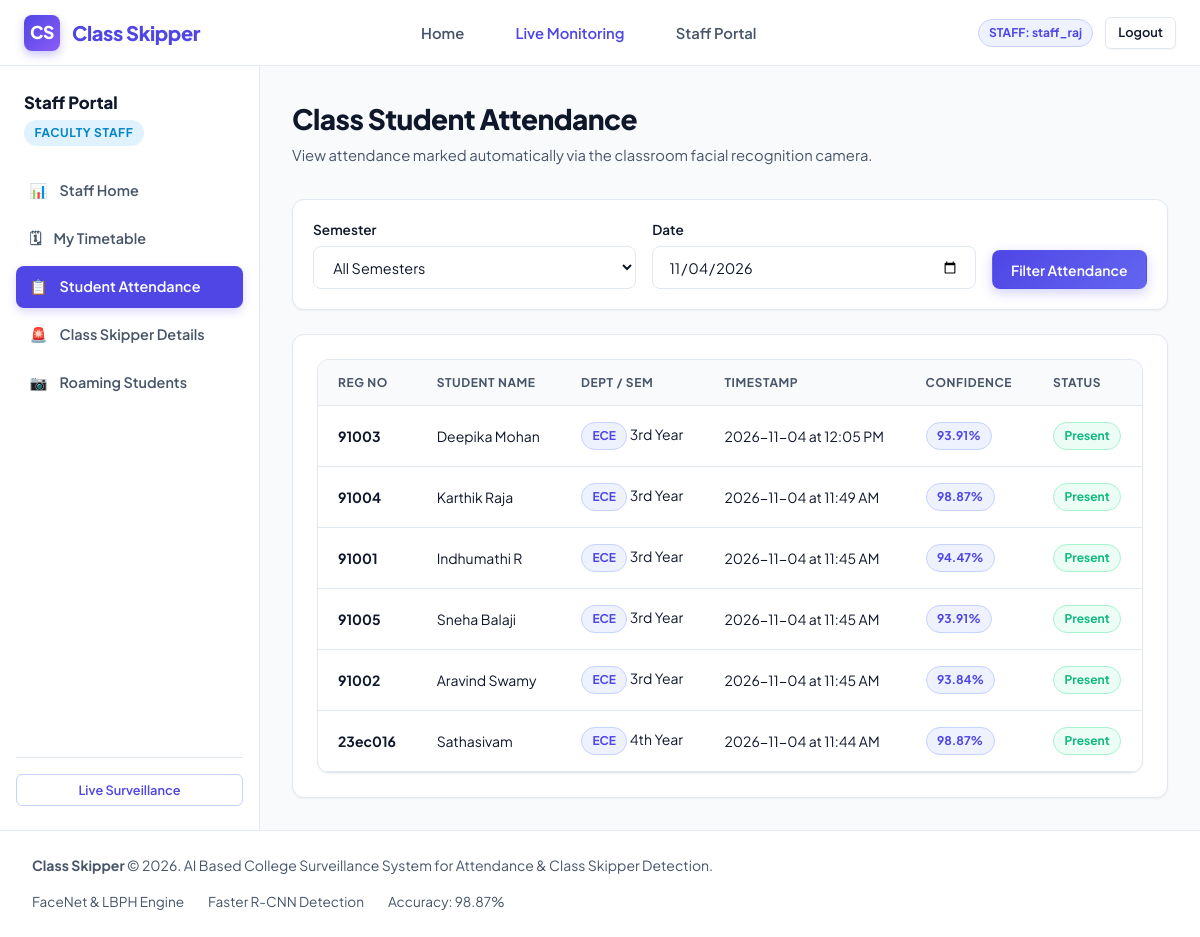
The app's page /staff/attendance (signed in) with its own data.
### tables this page shows
CREATE TABLE staff (
            id INTEGER PRIMARY KEY AUTOINCREMENT,
            staff_id VARCHAR(50) UNIQUE NOT NULL,
            name VARCHAR(150) NOT NULL,
            email VARCHAR(100) NOT NULL,
            mobile VARCHAR(30) NOT NULL,
            dept VARCHAR(100) NOT NULL,
            designation VARCHAR(100) DEFAULT 'Assistant Professor',
            username VARCHAR(50) UNIQUE NOT NULL,
            password VARCHAR(100) NOT NULL
        );

CREATE TABLE attendance (
            id INTEGER PRIMARY KEY AUTOINCREMENT,
            student_id INTEGER,
            regno VARCHAR(50) NOT NULL,
            name VARCHAR(150) NOT NULL,
            dept VARCHAR(100) NOT NULL,
            sem VARCHAR(50) NOT NULL,
            date VARCHAR(30) NOT NULL,
            time VARCHAR(30) NOT NULL,
            status VARCHAR(30) DEFAULT 'Present',
            confidence REAL DEFAULT 98.8,
            camera_location VARCHAR(100) DEFAULT 'Classroom Camera'
        );

### app.py (the view)
@app.route('/staff/attendance')
@login_required('staff')
def staff_attendance():
    staff_info = query_db("SELECT * FROM staff WHERE username = %s", (session['username'],), one=True)
    sem = request.args.get('sem', 'All')
    date_val = request.args.get('date', datetime.date.today().strftime('%Y-%m-%d'))
    sql = "SELECT * FROM attendance WHERE dept = %s"
    params = [staff_info['dept']]
    if sem != 'All':
        sql += " AND sem = %s"
        params.append(sem)
    if date_val:
        sql += " AND date = %s"
        params.append(date_val)
    sql += " ORDER BY id DESC"
    records = query_db(sql, tuple(params))
    semesters = query_db("SELECT * FROM semester ORDER BY id ASC")
    return render_template(
        'staff/attendance.html',
        active_page='attendance',
        attendance_records=records,
        semesters=semesters,
        selected_sem=sem,
        selected_date=date_val
    )

### app.py (called while the page is built)
def login_required(required_role=None):
    def decorator(f):
        @functools.wraps(f)
        def decorated_function(*args, **kwargs):
            if not session.get('username'):
                flash('Please log in to access this portal.', 'danger')
                return redirect(url_for('login_view', role=required_role or 'admin'))
            if required_role and session.get('role') != required_role:
                flash(f'Unauthorized access. {required_role.capitalize()} privileges required.', 'danger')
                return redirect(url_for('index'))
            return f(*args, **kwargs)
        return decorated_function
    return decorator

### db.py (called while the page is built)
def get_connection():
    if DATABASE_TYPE == 'mysql':
        try:
            import mysql.connector
            conn = mysql.connector.connect(**MYSQL_CONFIG)
            return conn, 'mysql'
        except Exception:
            conn = sqlite3.connect(SQLITE_DB_PATH)
            conn.row_factory = sqlite3.Row
            return conn, 'sqlite'
    else:
        conn = sqlite3.connect(SQLITE_DB_PATH)
        conn.row_factory = sqlite3.Row
        return conn, 'sqlite'

def query_db(query, args=(), one=False, commit=False):
    conn, db_type = get_connection()
    cursor = conn.cursor()
    if db_type == 'sqlite':
        query = query.replace('%s', '?')
    else:
        query = query.replace('?', '%s')
    cursor.execute(query, args)
    if commit:
        conn.commit()
        last_id = cursor.lastrowid
        cursor.close()
        conn.close()
        return last_id
    rv = cursor.fetchall()
    cursor.close()
    conn.close()
    if rv:
        if db_type == 'sqlite':
            results = [dict(ix) for ix in rv]
        else:
            results = [dict(ix) if isinstance(ix, dict) else ix for ix in rv]
        return results[0] if one else results
    return None if one else []

### templates/staff/attendance.html (shortened to what this page needs)
{% extends 'staff/layout.html' %}
{% block staff_content %}
<div>
    <div class="page-header">
        <div>
            <h1 class="page-title">Class Student Attendance</h1>
            <p class="page-subtitle">View attendance marked automatically via the classroom facial recognition camera.</p>
        </div>
    </div>
    <div class="card" style="margin-bottom: 1.5rem; padding: 1.25rem;">
        <form method="GET" action="{{ url_for('staff_attendance') }}" style="display: flex; gap: 1rem; align-items: flex-end; flex-wrap: wrap;">
            <div style="flex: 1; min-width: 180px;">
                <label class="form-label">Semester</label>
                <select name="sem" class="form-control">
                    <option value="All">All Semesters</option>
                </select>
            </div>
            <div style="flex: 1; min-width: 180px;">
                <label class="form-label">Date</label>
                <input type="date" name="date" class="form-control" value="{{ selected_date }}">
            </div>
            <button type="submit" class="btn btn-primary">Filter Attendance</button>
        </form>
    </div>
    <div class="card">
        <div class="table-responsive">
            <table class="data-table">
                <thead>
                    <tr>
                        <th>Reg No</th>
                        <th>Student Name</th>
                        <th>Dept / Sem</th>
                        <th>Timestamp</th>
                        <th>Confidence</th>
                        <th>Status</th>
                    </tr>
                </thead>
                <tbody>
                    {% for att in attendance_records %}
                    <tr>
                        <td><strong>{{ att.regno }}</strong></td>
                        <td>{{ att.name }}</td>
                        <td><span class="badge badge-primary">{{ att.dept }}</span> {{ att.sem }}</td>
                        <td>{{ att.date }} at {{ att.time }}</td>
                        <td><span class="badge badge-primary">{{ att.confidence }}%</span></td>
                        <td><span class="badge badge-success">{{ att.status }}</span></td>
                    </tr>
                    {% else %}
                    <tr><td colspan="6" style="text-align: center; color: var(--text-muted); padding: 1.5rem 0;">No attendance records found for selected filters.</td></tr>
                    {% endfor %}
                </tbody>
            </table>
        </div>
    </div>
</div>
{% endblock %}

### templates/base.html (shortened to what this page needs)
<!DOCTYPE html>
<html lang="en">
<head>
    <link rel="stylesheet" href="{{ url_for('static', filename='css/style.css') }}">
</head>
<body>
    <nav class="navbar">
        <div class="nav-container">
            <a href="{{ url_for('index') }}" class="brand-logo">
                <div class="brand-icon">CS</div>
                <span>Class Skipper</span>
            </a>
            <ul class="nav-menu">
                <li><a href="{{ url_for('index') }}" class="nav-link">Home</a></li>
                <li><a href="{{ url_for('monitoring_view') }}" class="nav-link" style="color: var(--primary);">Live Monitoring</a></li>
                {% if session.get('role') == 'admin' %}
                    <li><a href="{{ url_for('admin_dashboard') }}" class="nav-link">Admin Portal</a></li>
                {% elif session.get('role') == 'staff' %}
                    <li><a href="{{ url_for('staff_dashboard') }}" class="nav-link">Staff Portal</a></li>
                {% elif session.get('role') == 'hod' %}
                    <li><a href="{{ url_for('hod_dashboard') }}" class="nav-link">HoD Portal</a></li>
                {% else %}
                    <li><a href="{{ url_for('login_view', role='staff') }}" class="nav-link">Staff</a></li>
                    <li><a href="{{ url_for('login_view', role='hod') }}" class="nav-link">HOD</a></li>
                    <li><a href="{{ url_for('login_view', role='admin') }}" class="nav-link">Admin</a></li>
                {% endif %}
            </ul>
            <div class="nav-actions">
                {% if session.get('username') %}
                    <span class="badge badge-primary">
                        {{ session.get('role')|upper }}: {{ session.get('username') }}
                    </span>
                    <a href="{{ url_for('logout') }}" class="btn btn-secondary btn-sm">Logout</a>
                {% else %}
                    <a href="{{ url_for('monitoring_view') }}" class="btn btn-primary btn-sm">Live Surveillance</a>
                {% endif %}
            </div>
        </div>
    </nav>
    <div style="flex: 1;">
        {% block content %}{% endblock %}
    </div>
    <footer class="footer">
        <div style="max-width: 1300px; margin: 0 auto; display: flex; justify-content: space-between; align-items: center; flex-wrap: wrap; gap: 1rem;">
            <div>
                <strong>Class Skipper</strong> &copy; 2026. AI Based College Surveillance System for Attendance & Class Skipper Detection.
            </div>
            <div style="display: flex; gap: 1.5rem; font-size: 0.85rem;">
                <span>FaceNet & LBPH Engine</span>
                <span>Faster R-CNN Detection</span>
                <span>Accuracy: 98.87%</span>
            </div>
        </div>
    </footer>
</body>
</html>

### records on screen
staff: get "staff_raj"
attendance: regno "91003", name "Deepika Mohan", dept "ECE", sem "3rd Year", date "2026-11-04", time "12:05 PM", confidence "93.91", status "Present"
attendance: regno "91004", name "Karthik Raja", dept "ECE", sem "3rd Year", date "2026-11-04", time "11:49 AM", confidence "98.87", status "Present"
attendance: regno "91001", name "Indhumathi R", dept "ECE", sem "3rd Year", date "2026-11-04", time "11:45 AM", confidence "94.47", status "Present"
attendance: regno "91005", name "Sneha Balaji", dept "ECE", sem "3rd Year", date "2026-11-04", time "11:45 AM", confidence "93.91", status "Present"
attendance: regno "91002", name "Aravind Swamy", dept "ECE", sem "3rd Year", date "2026-11-04", time "11:45 AM", confidence "93.84", status "Present"
attendance: regno "23ec016", name "Sathasivam", dept "ECE", sem "4th Year", date "2026-11-04", time "11:44 AM", confidence "98.87", status "Present"

### other values on screen
{{ session.get('role')|upper }} "STAFF"
